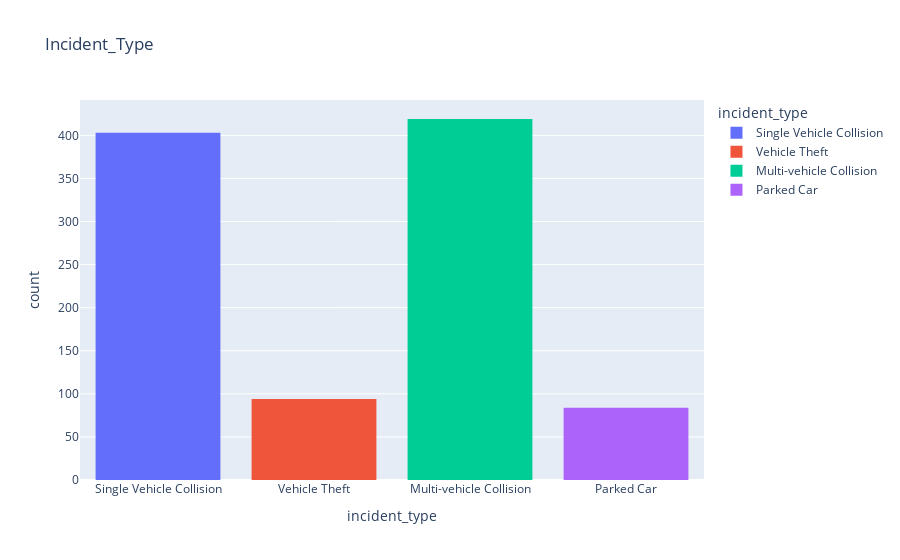

Notebook code cell kept with this figure:
### Code cell
px.histogram(data,x='incident_type',color='incident_type',title='Incident_Type')

### Figure 1 — Plotly figure (JSON) as saved in the notebook; plotly's stock layout.template omitted (floating-point values rounded to 4 significant figures; data arrays with more than 128 entries replaced by an {"elided": "..."} marker saying what was removed)
{"data": [{"alignmentgroup": "True", "bingroup": "x", "hovertemplate": "incident_type=%{x}<br>count=%{y}<extra></extra>", "legendgroup": "Single Vehicle Collision", "marker": {"color": "#636efa", "pattern": {"shape": ""}}, "name": "Single Vehicle Collision", "offsetgroup": "Single Vehicle Collision", "orientation": "v", "showlegend": true, "type": "histogram", "x": {"elided": "403 str values"}, "xaxis": "x", "yaxis": "y"}, {"alignmentgroup": "True", "bingroup": "x", "hovertemplate": "incident_type=%{x}<br>count=%{y}<extra></extra>", "legendgroup": "Vehicle Theft", "marker": {"color": "#EF553B", "pattern": {"shape": ""}}, "name": "Vehicle Theft", "offsetgroup": "Vehicle Theft", "orientation": "v", "showlegend": true, "type": "histogram", "x": ["Vehicle Theft", "Vehicle Theft", "Vehicle Theft", "Vehicle Theft", "Vehicle Theft", "Vehicle Theft", "Vehicle Theft", "Vehicle Theft", "Vehicle Theft", "Vehicle Theft", "Vehicle Theft", "Vehicle Theft", "Vehicle Theft", "Vehicle Theft", "Vehicle Theft", "Vehicle Theft", "Vehicle Theft", "Vehicle Theft", "Vehicle Theft", "Vehicle Theft", "Vehicle Theft", "Vehicle Theft", "Vehicle Theft", "Vehicle Theft", "Vehicle Theft", "Vehicle Theft", "Vehicle Theft", "Vehicle Theft", "Vehicle Theft", "Vehicle Theft", "Vehicle Theft", "Vehicle Theft", "Vehicle Theft", "Vehicle Theft", "Vehicle Theft", "Vehicle Theft", "Vehicle Theft", "Vehicle Theft", "Vehicle Theft", "Vehicle Theft", "Vehicle Theft", "Vehicle Theft", "Vehicle Theft", "Vehicle Theft", "Vehicle Theft", "Vehicle Theft", "Vehicle Theft", "Vehicle Theft", "Vehicle Theft", "Vehicle Theft", "Vehicle Theft", "Vehicle Theft", "Vehicle Theft", "Vehicle Theft", "Vehicle Theft", "Vehicle Theft", "Vehicle Theft", "Vehicle Theft", "Vehicle Theft", "Vehicle Theft", "Vehicle Theft", "Vehicle Theft", "Vehicle Theft", "Vehicle Theft", "Vehicle Theft", "Vehicle Theft", "Vehicle Theft", "Vehicle Theft", "Vehicle Theft", "Vehicle Theft", "Vehicle Theft", "Vehicle Theft", "Vehicle Theft", "Vehicle Theft", "Vehicle Theft", "Vehicle Theft", "Vehicle Theft", "Vehicle Theft", "Vehicle Theft", "Vehicle Theft", "Vehicle Theft", "Vehicle Theft", "Vehicle Theft", "Vehicle Theft", "Vehicle Theft", "Vehicle Theft", "Vehicle Theft", "Vehicle Theft", "Vehicle Theft", "Vehicle Theft", "Vehicle Theft", "Vehicle Theft", "Vehicle Theft", "Vehicle Theft"], "xaxis": "x", "yaxis": "y"}, {"alignmentgroup": "True", "bingroup": "x", "hovertemplate": "incident_type=%{x}<br>count=%{y}<extra></extra>", "legendgroup": "Multi-vehicle Collision", "marker": {"color": "#00cc96", "pattern": {"shape": ""}}, "name": "Multi-vehicle Collision", "offsetgroup": "Multi-vehicle Collision", "orientation": "v", "showlegend": true, "type": "histogram", "x": {"elided": "419 str values"}, "xaxis": "x", "yaxis": "y"}, {"alignmentgroup": "True", "bingroup": "x", "hovertemplate": "incident_type=%{x}<br>count=%{y}<extra></extra>", "legendgroup": "Parked Car", "marker": {"color": "#ab63fa", "pattern": {"shape": ""}}, "name": "Parked Car", "offsetgroup": "Parked Car", "orientation": "v", "showlegend": true, "type": "histogram", "x": ["Parked Car", "Parked Car", "Parked Car", "Parked Car", "Parked Car", "Parked Car", "Parked Car", "Parked Car", "Parked Car", "Parked Car", "Parked Car", "Parked Car", "Parked Car", "Parked Car", "Parked Car", "Parked Car", "Parked Car", "Parked Car", "Parked Car", "Parked Car", "Parked Car", "Parked Car", "Parked Car", "Parked Car", "Parked Car", "Parked Car", "Parked Car", "Parked Car", "Parked Car", "Parked Car", "Parked Car", "Parked Car", "Parked Car", "Parked Car", "Parked Car", "Parked Car", "Parked Car", "Parked Car", "Parked Car", "Parked Car", "Parked Car", "Parked Car", "Parked Car", "Parked Car", "Parked Car", "Parked Car", "Parked Car", "Parked Car", "Parked Car", "Parked Car", "Parked Car", "Parked Car", "Parked Car", "Parked Car", "Parked Car", "Parked Car", "Parked Car", "Parked Car", "Parked Car", "Parked Car", "Parked Car", "Parked Car", "Parked Car", "Parked Car", "Parked Car", "Parked Car", "Parked Car", "Parked Car", "Parked Car", "Parked Car", "Parked Car", "Parked Car", "Parked Car", "Parked Car", "Parked Car", "Parked Car", "Parked Car", "Parked Car", "Parked Car", "Parked Car", "Parked Car", "Parked Car", "Parked Car", "Parked Car"], "xaxis": "x", "yaxis": "y"}], "layout": {"autosize": true, "barmode": "relative", "legend": {"title": {"text": "incident_type"}, "tracegroupgap": 0}, "title": {"text": "Incident_Type"}, "xaxis": {"anchor": "y", "autorange": true, "categoryarray": ["Single Vehicle Collision", "Vehicle Theft", "Multi-vehicle Collision", "Parked Car"], "categoryorder": "array", "domain": [0, 1], "range": [-0.5, 3.5], "title": {"text": "incident_type"}, "type": "category"}, "yaxis": {"anchor": "x", "autorange": true, "domain": [0, 1], "range": [0, 441.1], "title": {"text": "count"}}}}
